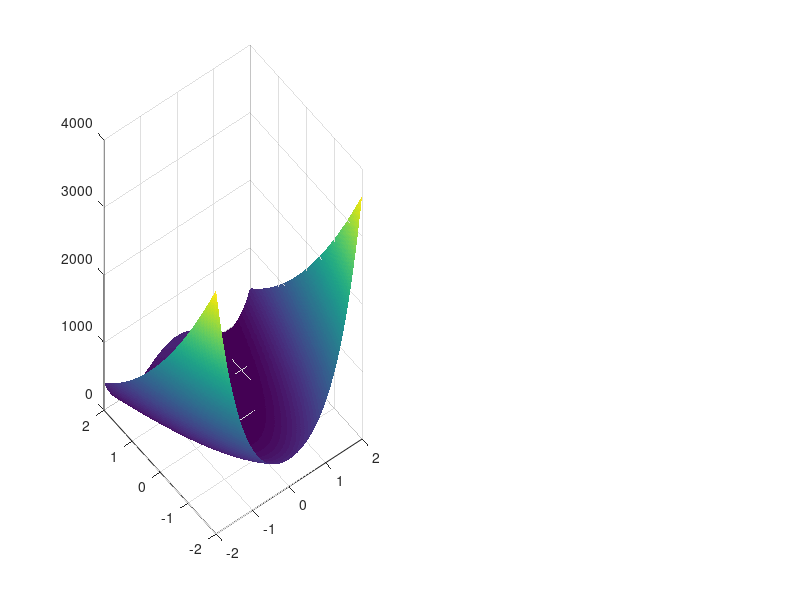

MATLAB code to generate this figure: (Note: this script raises an error after producing the figure.)
% Task 1: Visualization of Rosenbrock's Function

% Define the function
rosenbrock = @(x, y) 100 * (y - x.^2).^2 + (1 - x).^2;

% Generate mesh grid for x and y in the interval [-2, 2]
x = linspace(-2, 2, 400);
y = linspace(-2, 2, 400);
[X, Y] = meshgrid(x, y);

% Compute function values
Z = rosenbrock(X, Y);

% 3D Plot of Rosenbrock's Function
figure;
subplot(1, 2, 1);
surf(X, Y, Z, 'EdgeColor', 'none');
colormap('parula');
xlabel('X');
ylabel('Y');
zlabel('f(X, Y)');
title('3D Plot of Rosenbrock''s Function');
view(135, 30); % Adjust the viewing angle

% 2D Contour Plot of Rosenbrock's Function
subplot(1, 2, 2);
contourf(X, Y, Z, 50, 'LineColor', 'none');
colormap('parula');
colorbar;
xlabel('X');
ylabel('Y');
title('2D Contour Plot of Rosenbrock''s Function');
hold on;
% Mark the global minimum at (1, 1)
plot(1, 1, 'ro', 'MarkerSize', 8, 'LineWidth', 2, 'DisplayName', 'Minimum (1, 1)');
legend;
hold off;